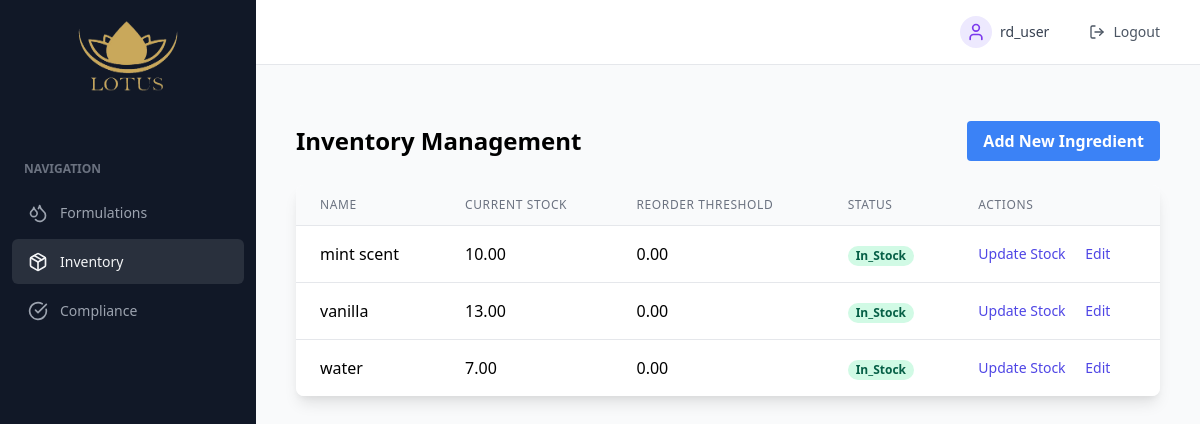
/inventory/ (signed in), run on the app's committed database.
### dashboard/models.py (models this page shows, shortened)
class Ingredient(models.Model):
    name = models.CharField(max_length=200, unique=True)
    current_stock = models.DecimalField(max_digits=10, decimal_places=2, default=0)
    reorder_threshold = models.DecimalField(max_digits=10, decimal_places=2, default=0)
    created_at = models.DateTimeField(default=timezone.now)
    updated_at = models.DateTimeField(auto_now=True)
    class Meta:
        db_table = 'dashboard_ingredient'  # Explicitly set table name
    @property
    def status(self):
        if self.current_stock <= self.reorder_threshold:
            return 'low_stock'
        return 'in_stock'

### dashboard/views.py (the view)
# urls.py: path('inventory/', views.inventory_list_view, name='inventory'),
@login_required
def inventory_list_view(request):
    if not request.user.roles.filter(name__in=['rd', 'manager']).exists():
        return redirect('dashboard:dashboard')
    ingredients = Ingredient.objects.all().order_by('name')
    return render(request, 'dashboard/inventory/list.html', {
        'ingredients': ingredients
    })

### accounts/models.py (called while the page is built)
    def __str__(self):
        return self.name

### templates/dashboard/inventory/list.html (shortened to what this page needs)
{% extends 'base.html' %}
{% block content %}
<div class="container mx-auto px-4 py-8">
    <div class="flex justify-between items-center mb-6">
        <h1 class="text-2xl font-bold">Inventory Management</h1>
        <a href="{% url 'dashboard:inventory_create' %}"
           class="bg-blue-500 hover:bg-blue-700 text-white font-bold py-2 px-4 rounded">
            Add New Ingredient
        </a>
    </div>
    <div class="bg-white shadow-lg rounded-lg overflow-hidden">
        <table class="min-w-full divide-y divide-gray-200">
            <thead class="bg-gray-50">
                <tr>
                    <th class="px-6 py-3 text-left text-xs font-medium text-gray-500 uppercase tracking-wider">Name</th>
                    <th class="px-6 py-3 text-left text-xs font-medium text-gray-500 uppercase tracking-wider">Current Stock</th>
                    <th class="px-6 py-3 text-left text-xs font-medium text-gray-500 uppercase tracking-wider">Reorder Threshold</th>
                    <th class="px-6 py-3 text-left text-xs font-medium text-gray-500 uppercase tracking-wider">Status</th>
                    <th class="px-6 py-3 text-left text-xs font-medium text-gray-500 uppercase tracking-wider">Actions</th>
                </tr>
            </thead>
            <tbody class="bg-white divide-y divide-gray-200">
                {% for ingredient in ingredients %}
                <tr>
                    <td class="px-6 py-4 whitespace-nowrap">{{ ingredient.name }}</td>
                    <td class="px-6 py-4 whitespace-nowrap">{{ ingredient.current_stock }}</td>
                    <td class="px-6 py-4 whitespace-nowrap">{{ ingredient.reorder_threshold }}</td>
                    <td class="px-6 py-4 whitespace-nowrap">
                        <span class="px-2 inline-flex text-xs leading-5 font-semibold rounded-full
                            {% if ingredient.status == 'low_stock' %}bg-red-100 text-red-800
                            {% else %}bg-green-100 text-green-800{% endif %}">
                            {{ ingredient.status|title }}
                        </span>
                    </td>
                    <td class="px-6 py-4 whitespace-nowrap text-sm font-medium">
                        <a href="{% url 'dashboard:inventory_update' ingredient.id %}" class="text-indigo-600 hover:text-indigo-900 mr-4">Update Stock</a>
                        <a href="{% url 'dashboard:inventory_edit' ingredient.id %}" class="text-indigo-600 hover:text-indigo-900">Edit</a>
                    </td>
                </tr>
                {% endfor %}
            </tbody>
        </table>
    </div>
</div>
{% endblock %}

### templates/base.html (shortened to what this page needs)
{% load static %}
<!DOCTYPE html>
<html lang="en">
<head>
    <link href="https://cdn.jsdelivr.net/npm/tailwindcss@2.2.19/dist/tailwind.min.css" rel="stylesheet">
</head>
<body class="bg-gray-50">
    {% if user.is_authenticated %}
    <div class="min-h-screen flex">
        <div class="w-64 bg-gray-900">
            <div class="p-4">
                <div class="flex flex-col items-center">
                    <img src="{% static 'images/test.png' %}" alt="Logo" class="w-40 h-20 mb-2">
                </div>
            </div>
            <nav class="mt-6">
                <div class="nav-section">NAVIGATION</div>
                {% if 'rd' in user.roles.all|stringformat:'s' or 'qa' in user.roles.all|stringformat:'s' %}
                    <a href="{% url 'dashboard:formulations' %}" class="nav-item">
                        <i data-lucide="droplets" class="w-5 h-5 mr-3"></i>
                        <span>Formulations</span>
                    </a>
                {% endif %}
                {% if 'rd' in user.roles.all|stringformat:'s' %}
                    <a href="{% url 'dashboard:inventory' %}" class="nav-item">
                        <i data-lucide="package" class="w-5 h-5 mr-3"></i>
                        <span>Inventory</span>
                    </a>
                {% endif %}
                {% if 'rd' in user.roles.all|stringformat:'s' %}
                    <a href="{% url 'dashboard:compliance' %}" class="nav-item">
                        <i data-lucide="check-circle" class="w-5 h-5 mr-3"></i>
                        <span>Compliance</span>
                    </a>
                {% endif %}
            </nav>
        </div>
        <div class="flex-1">
            <div class="bg-white border-b border-gray-200">
                <div class="h-16 flex justify-between items-center px-6">
                    <div class="flex items-center space-x-6">
                        <div class="flex items-center space-x-2">
                            <div class="w-8 h-8 rounded-full bg-purple-100 flex items-center justify-center">
                                <i data-lucide="user" class="text-purple-600 w-5 h-5"></i>
                            </div>
                            <span class="text-sm text-gray-700 font-medium">{{ user.username }}</span>
                        </div>
                        <a href="{% url 'account_logout' %}" class="flex items-center gap-2 px-4 py-2 text-sm text-gray-600 font-medium hover:text-white hover:bg-purple-600 rounded transition">
                            <i data-lucide="log-out" class="w-4 h-4"></i>
                            Logout
                        </a>
                    </div>
                </div>
            </div>
            <main class="p-6">
                {% block content %}
                {% endblock %}
            </main>
        </div>
    </div>
    {% endif %}
</body>
</html>

### templates/base.html (style rules this page uses)
.nav-item { color: #9ca3af; font-size: 0.875rem; font-weight: 500; padding: 0.75rem 1rem; border-radius: 0.375rem; display: flex; align-items: center; transition: all 0.3s ease; margin: 0.25rem 0.75rem; }
.nav-item.active { color: #f3f4f6; background-color: rgba(255, 255, 255, 0.1); }
.nav-section { color: #6b7280; font-size: 0.75rem; font-weight: 600; text-transform: uppercase; padding: 1rem 1.5rem 0.5rem; }

### data on the page
Ingredient: name "mint scent", current_stock "10.00", reorder_threshold "0.00", status "In_Stock"
Ingredient: name "vanilla", current_stock "13.00", reorder_threshold "0.00", status "In_Stock"
Ingredient: name "water", current_stock "7.00", reorder_threshold "0.00", status "In_Stock"

### other printed values
{{ user.username }} "rd_user"
